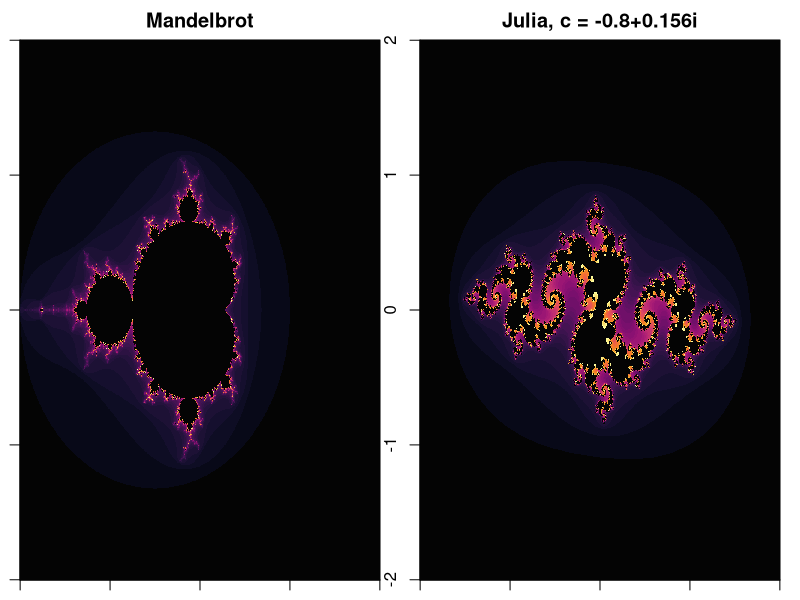

The R source for this figure:
# We just needed a script for demonstration purposes
x <- y <- seq(-2, 2, length.out = 1200)
c <- outer(x, y, function(a, b) complex(real = a, imaginary = b))
z <- c
nM <- matrix(0, length(x), length(y))

for (i in 1:60) {
  z <- z^2 + c
  nM[nM == 0 & abs(z) > 2] <- i
}

# Note that the black areas are actually part of the Mandelbrot set
# The boundary of the Mandelbrot set is a fractal curve
# No matter how much you zoom in, the boundary stays "rough" 

# ---- Julia ----
k <- complex(real = -0.8, imaginary = 0.156)  # Julia parameter
z <- c
nJ <- matrix(0, length(x), length(y))

for (i in 1:60) {
  z <- z^2 + k
  nJ[nJ == 0 & abs(z) > 2] <- i
}

# Plot
par(mfrow = c(1, 2), mar = c(1, 1, 2, 1))
image(x, y, nM, col = hcl.colors(50, "Inferno"),
      main = "Mandelbrot", useRaster = TRUE)
image(x, y, nJ, col = hcl.colors(50, "Inferno"),
      main = paste("Julia, c =", k), useRaster = TRUE)



